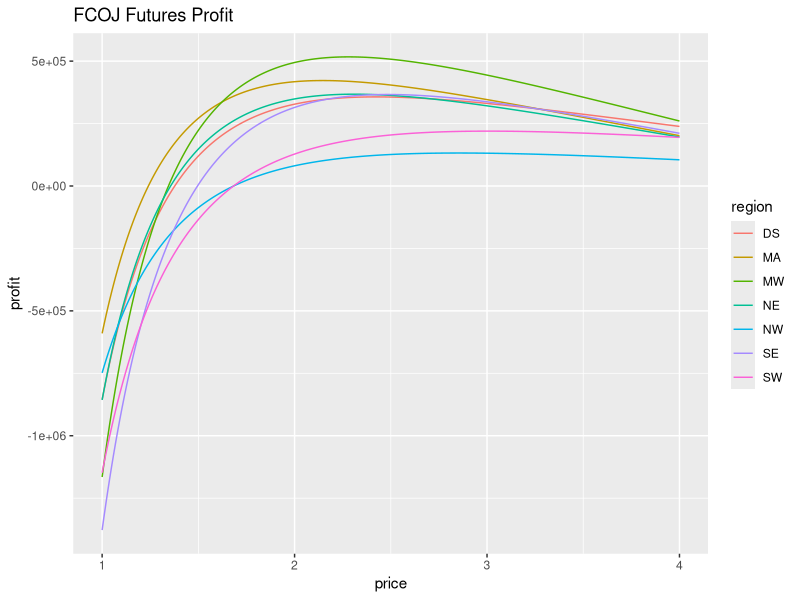
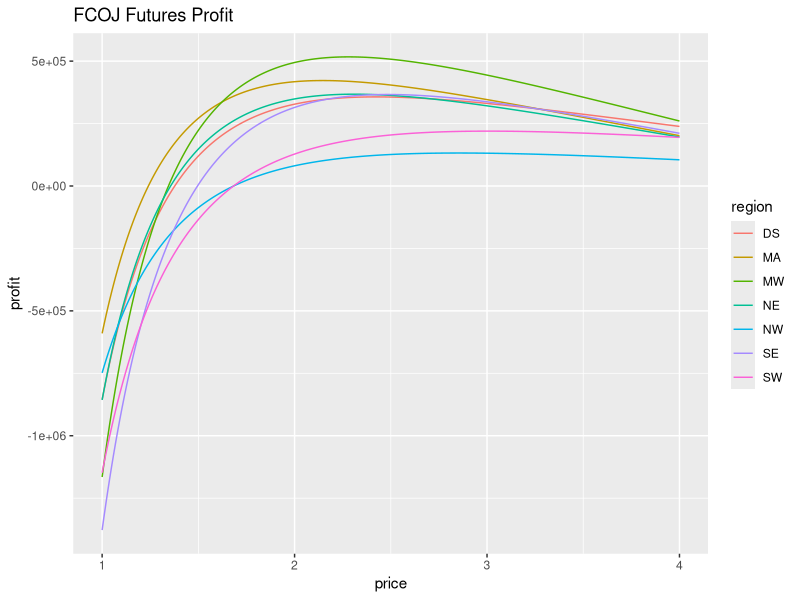

Generate these figures, in order, with R: (Note: this script raises an error after producing the figures.)
library(ggplot2)
library(dplyr)

all.predicted.demands <- read.csv(
    'all_predicted_demands.csv',
    stringsAsFactors=FALSE)

FCOJ.FUTURE.PRICE <- 0.961788527

# FCOJ
fcoj.df <- all.predicted.demands[
    all.predicted.demands$product == 'FCOJ',]
fcoj.df <- fcoj.df %>%
    mutate(revenue=2000 * price * predicted_demand,
           weekly_demand = predicted_demand)

# All futures ship from FLA
fla.to.s35 <- 1522
fla.to.s51 <- 967
fla.to.s59 <- 2961
fla.to.s73 <- 1470
fcoj.df$fla.to.storage <- c(rep(fla.to.s51, 903),
                                 rep(fla.to.s73, 301),
                                 rep(fla.to.s35, 301),
                                 rep(fla.to.s59, 602))
fcoj.df$fla.to.storage.cost <- 0.22 *
    fcoj.df$weekly_demand *
    fcoj.df$fla.to.storage

# Add storage to market distances
fcoj.df$storage.to.market <- c(rep(479.1429, 301),
                         rep(286.7647, 301),
                         rep(712.1667, 301),
                         rep(368.5909, 301),
                         rep(413.3750, 301),
                         rep(659.1250, 301),
                         rep(659, 301))
fcoj.df$storage.to.market.cost <- 1.2 *
    fcoj.df$weekly_demand *
    fcoj.df$storage.to.market

# fcoj.df$weekly_storage_build <- 6000 * fcoj.df$weekly_demand / 48
# fcoj.df$weekly_storage_maint <- (650 * fcoj.df$weekly_demand) / 48

fcoj.df$purchase_cost <- fcoj.df$weekly_demand * 2000 * FCOJ.FUTURE.PRICE

fcoj.df$profit <- fcoj.df$revenue - (
    fcoj.df$fla.to.storage.cost +
    fcoj.df$storage.to.market.cost +
    # fcoj.df$weekly_storage_build +
    # fcoj.df$weekly_storage_maint +
    fcoj.df$purchase_cost)
# fcoj.df$profit <- fcoj.df$year1_profit +
#     fcoj.df$weekly_storage_build
ggplot(fcoj.df, aes(x=price, y=profit, colour=region)) +
    geom_line(aes(y=profit)) +
    ggtitle('FCOJ Futures Profit')
ggsave('profit_curves/fcoj_futures_profit.png',
       width=10, height=6)

fcoj.profit.max <- fcoj.df %>% group_by(region) %>%
    filter(profit == max(profit))
write.csv(fcoj.profit.max,
          file='profit_csvs/fcoj_futures_max_profit.csv',
          quote=FALSE, row.names=FALSE)


# ROJ
roj.df <- all.predicted.demands[
    all.predicted.demands$product == 'ROJ',]
roj.df <- roj.df %>%
    mutate(revenue=2000 * price * predicted_demand,
           weekly_demand = predicted_demand)

# All futures ship from FLA
fla.to.s35 <- 1522
fla.to.s51 <- 967
fla.to.s59 <- 2961
fla.to.s73 <- 1470
roj.df$fla.to.storage <- c(rep(fla.to.s51, 903),
                                 rep(fla.to.s73, 301),
                                 rep(fla.to.s35, 301),
                                 rep(fla.to.s59, 602))
roj.df$fla.to.storage.cost <- 0.22 *
    roj.df$weekly_demand *
    roj.df$fla.to.storage

# Add storage to market distances
roj.df$storage.to.market <- c(rep(479.1429, 301),
                         rep(286.7647, 301),
                         rep(712.1667, 301),
                         rep(368.5909, 301),
                         rep(413.3750, 301),
                         rep(659.1250, 301),
                         rep(659, 301))
roj.df$storage.to.market.cost <- 1.2 *
    roj.df$weekly_demand *
    roj.df$storage.to.market

# roj.df$weekly_storage_build <- 6000 * roj.df$weekly_demand / 48
# roj.df$weekly_storage_maint <- (650 * roj.df$weekly_demand) / 48

roj.df$purchase_cost <- roj.df$weekly_demand * 2000 * FCOJ.FUTURE.PRICE
roj.df$reconstitution_cost <- roj.df$weekly_demand * 650

roj.df$profit <- roj.df$revenue - (
    roj.df$fla.to.storage.cost +
    roj.df$storage.to.market.cost +
    # roj.df$weekly_storage_build +
    # roj.df$weekly_storage_maint +
    roj.df$purchase_cost +
    roj.df$reconstitution_cost)
# roj.df$profit <- roj.df$year1_profit +
#     roj.df$weekly_storage_build
ggplot(roj.df, aes(x=price, y=profit, colour=region)) +
    # geom_line(aes(y=year1_profit), linetype='dotted') +
    geom_line(aes(y=profit)) +
    ggtitle('ROJ Futures Profit')
ggsave('profit_curves/roj_futures_profit.png', width=10, height=6)

roj.profit.max <- roj.df %>% group_by(region) %>%
    filter(profit == max(profit))
write.csv(roj.profit.max,
          file='profit_csvs/roj_futures_max_profit.csv',
          quote=FALSE, row.names=FALSE)